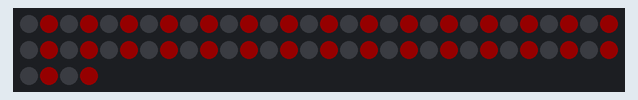
Bench run of a sketch on a simulated Arduino Uno, built with avr-gcc and run on an emulated ATmega328P. On the bench: 64 RGB LEDs in strip order, left to right, continuing on the next row. Dim RGB values are drawn brighter than linear.

Above: at 0.2 s.

The sketch:

Neo6.ino
```cpp
#include <Adafruit_NeoPixel.h>
Adafruit_NeoPixel strip(64, 6);

void setup() {
  strip.begin();
  strip.clear();

  strip.setBrightness(20);
}

void loop() {
  for(int i = 0; i < strip.numPixels(); i++){
     if (i%2){
      strip.setPixelColor(i,255, 0, 0);
     }
      strip.show();
  }

}
```
